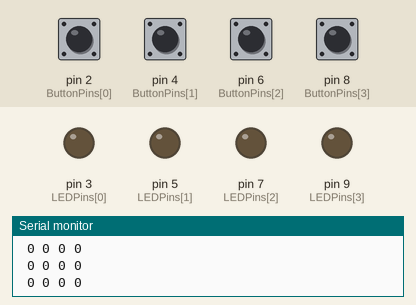
Recording of a sketch running on a simulated Arduino Uno, built with avr-gcc and run on an emulated ATmega328P. Parts: output pins drawn as LEDs (lit = HIGH), the last lines printed to the serial monitor. The inputs (shaded band) are chosen by the test bench; at power-on: pin 2 (ButtonPins[0]), pin 4 (ButtonPins[1]), pin 6 (ButtonPins[2]), pin 8 (ButtonPins[3]) HIGH.

Above: at 1.2 s.
1.3 s: pin 2 (ButtonPins[0]) pulled LOW for 0.15 s
At 2.6 s:
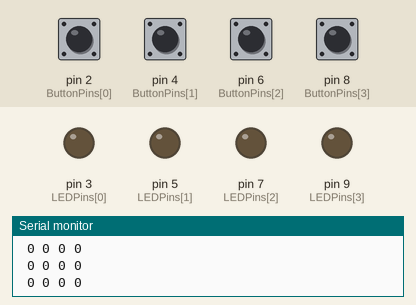
2.9 s: pin 4 (ButtonPins[1]) pulled LOW for 0.15 s
At 3.9 s:
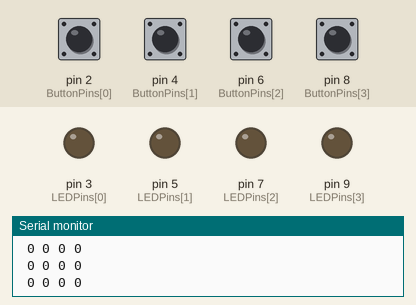
4.5 s: pin 6 (ButtonPins[2]) pulled LOW for 0.15 s
At 5.2 s:
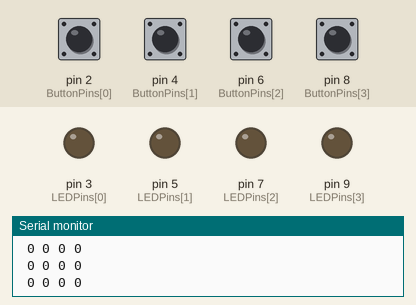
6.1 s: pin 8 (ButtonPins[3]) pulled LOW for 0.15 s
At 7.4 s:
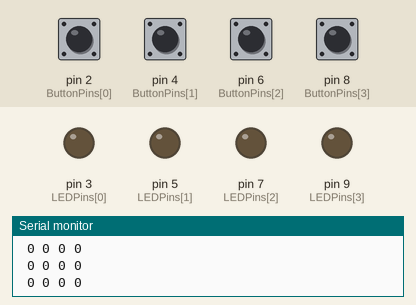
7.7 s: pin 2 (ButtonPins[0]) pulled LOW for 0.15 s
At 8.8 s:
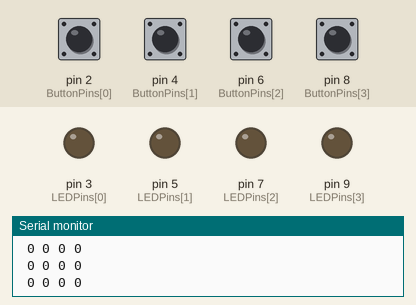
10.8 s: pin 4 (ButtonPins[1]) pulled LOW for 1 s
At 11.6 s:
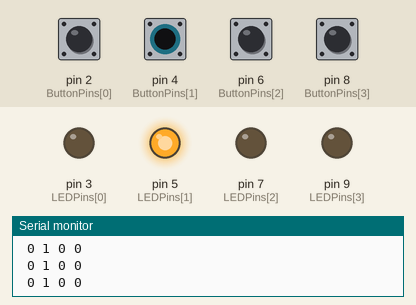
Timing chart, 0 to 13.8 s (numbered marks = the images above; inputs shaded):
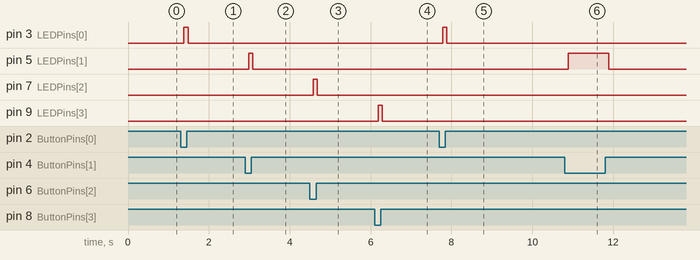

Measured:
- after the input at 1.3 s, pin 3 (LEDPins[0]): LOW → HIGH after 0.08 s, → LOW 0.10 s later
- after the input at 2.9 s, pin 5 (LEDPins[1]): LOW → HIGH after 0.08 s, → LOW 0.10 s later
- after the input at 4.5 s, pin 7 (LEDPins[2]): LOW → HIGH after 0.08 s, → LOW 0.10 s later
- after the input at 6.1 s, pin 9 (LEDPins[3]): LOW → HIGH after 0.08 s, → LOW 0.10 s later
- after the input at 7.7 s, pin 3 (LEDPins[0]): LOW → HIGH after 0.08 s, → LOW 0.10 s later
- after the input at 10.8 s, pin 5 (LEDPins[1]): LOW → HIGH after 0.08 s, → LOW 1.0 s later

The sketch:

SerialButtonLED_FourPairs.ino
```cpp
/* Four-pairs button LED version
 *
 */
//unsigned long theTime;    // function as a stopwatch.
const int numButtons = 4; // Number of buttons and LEDs
int ButtonPins[numButtons] = {2, 4, 6, 8};  // Button Pin numbers
int LEDPins[numButtons] = {3, 5, 7, 9};     // LED Pin numbers

void setup() {
  // put your setup code here, to run once:
  for (int i = 0; i < numButtons; i++) {
    pinMode(ButtonPins[i], INPUT_PULLUP);  // Buttons as INPUT_PULLUP
    pinMode(LEDPins[i], OUTPUT);           // LEDs as OUTPUT
  }
    Serial.begin(9600);
}

void loop() {
  // SECTION 2: BUTTON LED CONTROL LOOP
  for (int i = 0; i < numButtons; i++) {
    handleButtonLED(i);
  }

  // SECTION 3: Create timestamp and print button & LED status
  //theTime = millis();
  //Serial.print(theTime);  // Print current time
  for (int i = 0; i < numButtons; i++) {
    Serial.print(" ");
    //Serial.print(digitalRead(ButtonPins[i]));  // Print button state
    //Serial.print(" ");
    Serial.print(digitalRead(LEDPins[i]));    // Print LED state
  }
    Serial.print(" ");
  Serial.println();
  delay(10);
}

// Function to handle individual button and LED pair
void handleButtonLED(int index) {
  if (digitalRead(ButtonPins[index]) == LOW) {
    delay(80); // Debouncing delay
    if (digitalRead(ButtonPins[index]) == LOW) {
      digitalWrite(LEDPins[index], HIGH);  // Turn on LED
    }
  } else {
    digitalWrite(LEDPins[index], LOW);    // Turn off LED
  }
}
```
